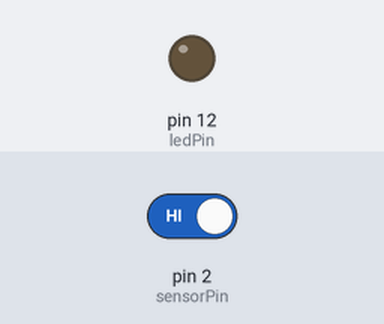
The sketch below on a simulated Arduino Uno, built with avr-gcc and run on an emulated ATmega328P. Parts: output pins drawn as LEDs (lit = HIGH). Inputs (shaded band) come from the test bench; at power-on: pin 2 (sensorPin) HIGH.

Above: at 1.2 s.
1.3 s: pin 2 (sensorPin) driven LOW
At 2.1 s:
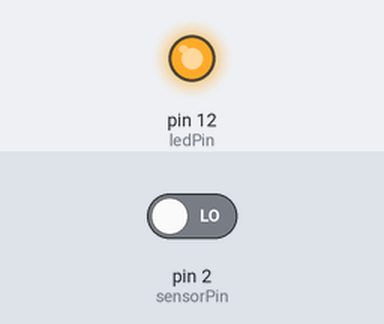
2.8 s: pin 2 (sensorPin) driven HIGH
At 3.6 s:
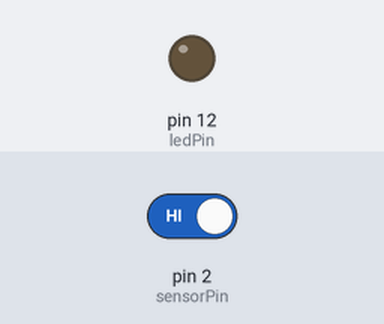
Timing chart, 0 to 5.8 s (numbered marks = the images above; inputs shaded):
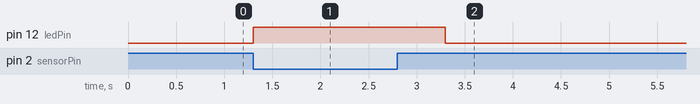

Measured:
- after the input at 1.3 s, pin 12 (ledPin): LOW → HIGH at once
- after the input at 2.8 s, pin 12 (ledPin): HIGH → LOW after 0.50 s

The sketch:

PhotoResistor_Sensor.ino
```cpp
int sensorPin=2;
int ledPin=12;

void setup() {
  pinMode(sensorPin, INPUT);
  pinMode(ledPin, OUTPUT);

}

void loop() {
  int read=digitalRead(sensorPin);
  if(read==LOW){
    digitalWrite(ledPin, HIGH);
    delay(1000);
  }
  else{
    digitalWrite(ledPin,LOW);
  }
}
```
